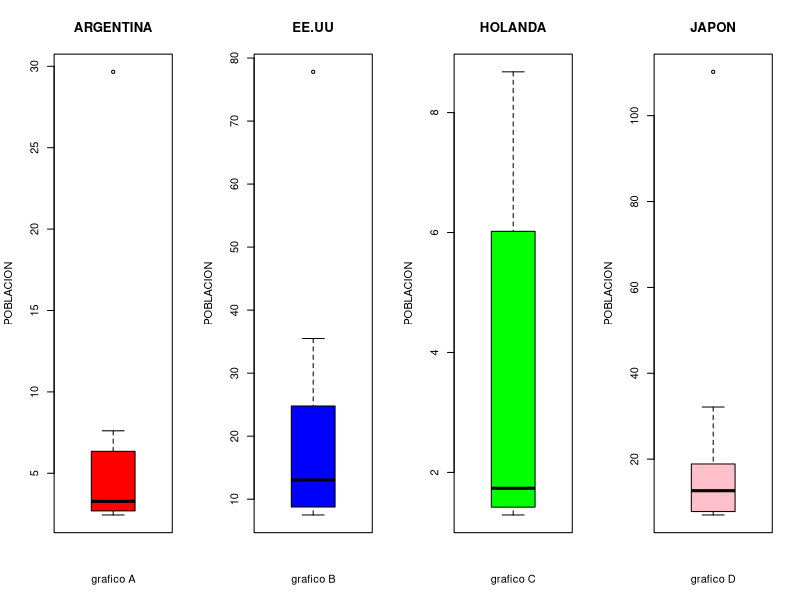
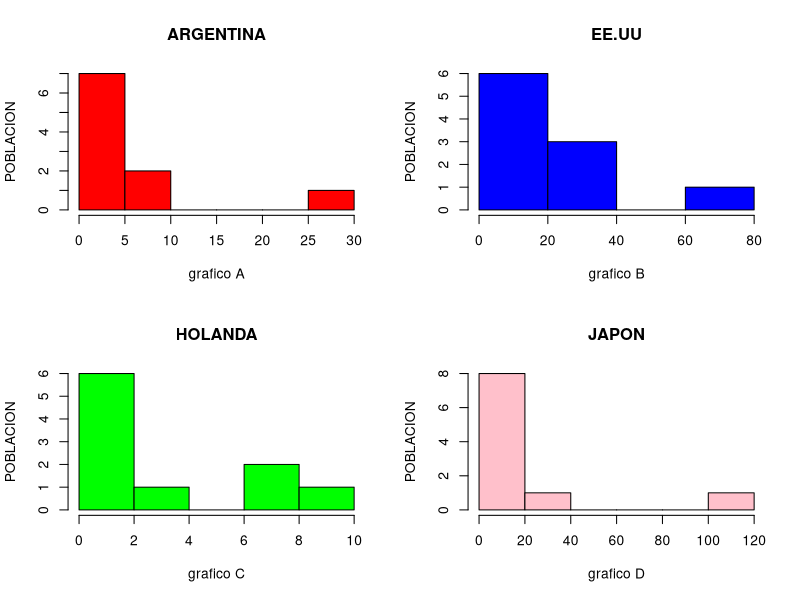
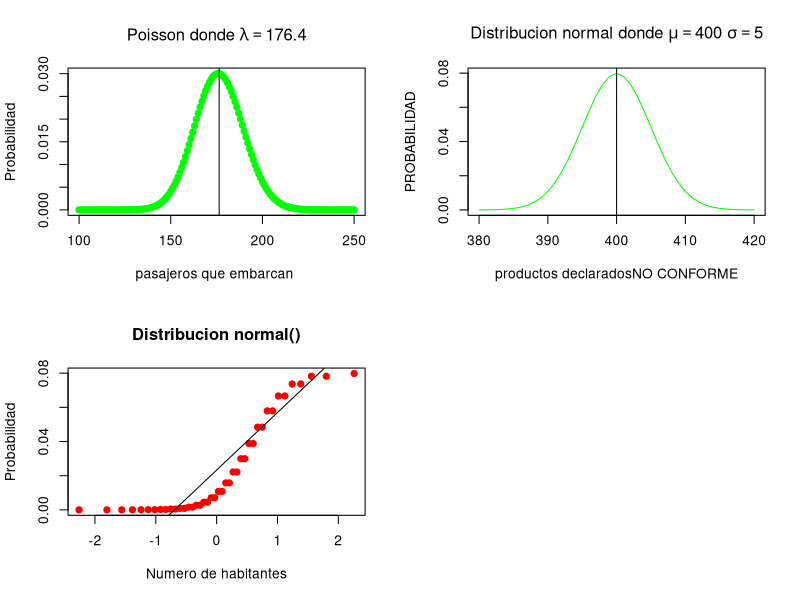

Recreate these plots in R, in order.
## ---- chunk 1



argentina<-c(29.66,7.61,6.35,4.10,3.80,2.75,2.70,2.69,2.51,2.44)
EEUU<-c(77.81,35.50,24.79,20.02,16.70,9.39,9.38,8.76,7.63,7.50)
Holanda<-c(8.68,7.31,6.02,2.64,1.75,1.72,1.51,1.42,1.31,1.29)
Japon<-c(110.21,32.14,18.88,16.38,13.37,11.92,10.71,7.80,7.70,7.00)



par(mfrow = c(1,4))

boxplot(argentina, main = 'ARGENTINA', col='red', ylab='POBLACION', xlab='grafico A')
boxplot(EEUU,main = 'EE.UU',col='blue',ylab='POBLACION',xlab='grafico B')
boxplot(Holanda ,main = 'HOLANDA',col='green',ylab='POBLACION',ylab='POBLACION',xlab='grafico C')
boxplot(Japon,main = 'JAPON',col='pink',ylab='POBLACION',xlab='grafico D')




## ---- chunk 2

par(mfrow = c(2,2))


hist(argentina, main = 'ARGENTINA', col='red', ylab='POBLACION', xlab='grafico A')
hist(EEUU,main = 'EE.UU',col='blue',ylab='POBLACION',xlab='grafico B')
hist(Holanda ,main = 'HOLANDA',col='green',ylab='POBLACION',xlab='grafico C')
hist(Japon,main = 'JAPON',col='pink',ylab='POBLACION',xlab='grafico D')


## ---- chunk 3

p=0.02
n=181

lambda=n*p

#lambda 3.6 serian las personas que no se presentan a embarque
#el 98% seria el valor de las personas que se presentan a embarque = 176.4
#ppois(181,176.4)
1-sum(dpois (0:181, 176.4))

plot(100:250,dpois(100:250,176.4),main =expression(paste("Poisson donde ",lambda==176.4)),
     xlab= "pasajeros que embarcan ",ylab = "Probabilidad",pch=19,col= "green" )
abline(v = 176.4)

## ---- chunk 4
sd=5
media=400
#p(x > 415) = 1-p(x <=415)
1-pnorm(415,media,sd)

plot(380:420, dnorm(380:420, mean=400,sd=5), type = 'l'
     ,xlab= "productos declaradosNO CONFORME", ylab="PROBABILIDAD",
     main =expression(paste("Distribucion normal donde ",mu==400," ",sigma==5)),
     pch=19,col= "green" )
  abline(v = 400)
  

  x<-c(380:420,50)
  y<-dnorm(x,400,5)

qqnorm(y,main ="Distribucion normal()",xlab="Numero de habitantes", ylab="Probabilidad", col="red", pch=19)
qqline(y)
# plot(x,y,main ="Distribucion normal()",xlab="Numero de habitantes", ylab="Probabilidad", col="red", pch=19)
